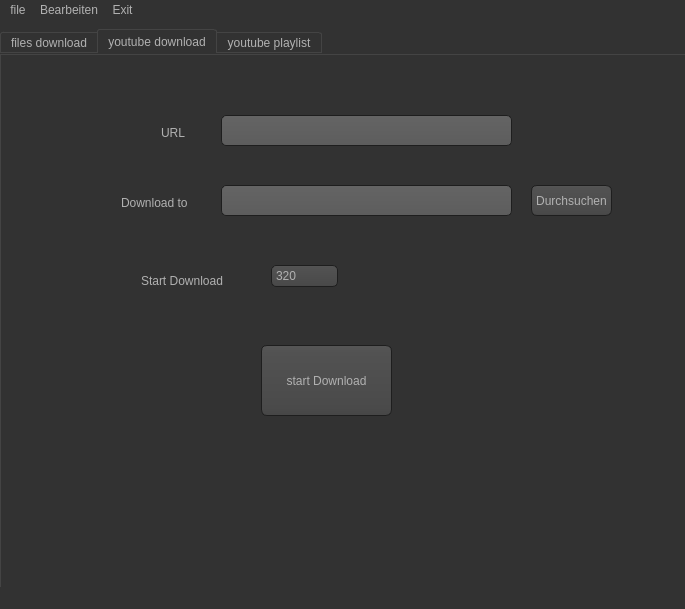
<?xml version="1.0" encoding="UTF-8"?>
<ui version="4.0">
 <class>MainWindow</class>
 <widget class="QMainWindow" name="MainWindow">
  <property name="enabled">
   <bool>true</bool>
  </property>
  <property name="geometry">
   <rect>
    <x>0</x>
    <y>0</y>
    <width>685</width>
    <height>609</height>
   </rect>
  </property>
  <property name="windowTitle">
   <string>Download Manager</string>
  </property>
  <property name="styleSheet">
   <string notr="true">QToolTip
{
     border: 1px solid black;
     background-color: #ffa02f;
     padding: 1px;
     border-radius: 3px;
     opacity: 100;
}

QWidget
{
    color: #b1b1b1;
    background-color: #323232;
}

QTreeView, QListView
{
    background-color: silver;
    margin-left: 5px;
}

QWidget:item:hover
{
    background-color: QLinearGradient( x1: 0, y1: 0, x2: 0, y2: 1, stop: 0 #ffa02f, stop: 1 #ca0619);
    color: #000000;
}

QWidget:item:selected
{
    background-color: QLinearGradient( x1: 0, y1: 0, x2: 0, y2: 1, stop: 0 #ffa02f, stop: 1 #d7801a);
}

QMenuBar::item
{
    background: transparent;
}

QMenuBar::item:selected
{
    background: transparent;
    border: 1px solid #ffaa00;
}

QMenuBar::item:pressed
{
    background: #444;
    border: 1px solid #000;
    background-color: QLinearGradient(
        x1:0, y1:0,
        x2:0, y2:1,
        stop:1 #212121,
        stop:0.4 #343434/*,
        stop:0.2 #343434,
        stop:0.1 #ffaa00*/
    );
    margin-bottom:-1px;
    padding-bottom:1px;
}

QMenu
{
    border: 1px solid #000;
}

QMenu::item
{
    padding: 2px 20px 2px 20px;
}

QMenu::item:selected
{
    color: #000000;
}

QWidget:disabled
{
    color: #808080;
    background-color: #323232;
}

QAbstractItemView
{
    background-color: QLinearGradient( x1: 0, y1: 0, x2: 0, y2: 1, stop: 0 #4d4d4d, stop: 0.1 #646464, stop: 1 #5d5d5d);
}

QWidget:focus
{
    /*border: 1px solid darkgray;*/
}

QLineEdit
{
    background-color: QLinearGradient( x1: 0, y1: 0, x2: 0, y2: 1, stop: 0 #4d4d4d, stop: 0 #646464, stop: 1 #5d5d5d);
    padding: 1px;
    border-style: solid;
    border: 1px solid #1e1e1e;
    border-radius: 5;
}

QPushButton
{
    color: #b1b1b1;
    background-color: QLinearGradient( x1: 0, y1: 0, x2: 0, y2: 1, stop: 0 #565656, stop: 0.1 #525252, stop: 0.5 #4e4e4e, stop: 0.9 #4a4a4a, stop: 1 #464646);
    border-width: 1px;
    border-color: #1e1e1e;
    border-style: solid;
    border-radius: 6;
    padding: 3px;
    font-size: 12px;
    padding-left: 5px;
    padding-right: 5px;
    min-width: 40px;
}

QPushButton:pressed
{
    background-color: QLinearGradient( x1: 0, y1: 0, x2: 0, y2: 1, stop: 0 #2d2d2d, stop: 0.1 #2b2b2b, stop: 0.5 #292929, stop: 0.9 #282828, stop: 1 #252525);
}

QComboBox
{
    selection-background-color: #ffaa00;
    background-color: QLinearGradient( x1: 0, y1: 0, x2: 0, y2: 1, stop: 0 #565656, stop: 0.1 #525252, stop: 0.5 #4e4e4e, stop: 0.9 #4a4a4a, stop: 1 #464646);
    border-style: solid;
    border: 1px solid #1e1e1e;
    border-radius: 5;
}

QComboBox:hover,QPushButton:hover
{
    border: 2px solid QLinearGradient( x1: 0, y1: 0, x2: 0, y2: 1, stop: 0 #ffa02f, stop: 1 #d7801a);
}


QComboBox:on
{
    padding-top: 3px;
    padding-left: 4px;
    background-color: QLinearGradient( x1: 0, y1: 0, x2: 0, y2: 1, stop: 0 #2d2d2d, stop: 0.1 #2b2b2b, stop: 0.5 #292929, stop: 0.9 #282828, stop: 1 #252525);
    selection-background-color: #ffaa00;
}

QComboBox QAbstractItemView
{
    border: 2px solid darkgray;
    selection-background-color: QLinearGradient( x1: 0, y1: 0, x2: 0, y2: 1, stop: 0 #ffa02f, stop: 1 #d7801a);
}

QComboBox::drop-down
{
     subcontrol-origin: padding;
     subcontrol-position: top right;
     width: 15px;

     border-left-width: 0px;
     border-left-color: darkgray;
     border-left-style: solid; /* just a single line */
     border-top-right-radius: 3px; /* same radius as the QComboBox */
     border-bottom-right-radius: 3px;
 }

QComboBox::down-arrow
{
     image: url(:/dark_orange/img/down_arrow.png);
}

QGroupBox
{
    border: 1px solid darkgray;
    margin-top: 10px;
}

QGroupBox:focus
{
    border: 1px solid darkgray;
}

QTextEdit:focus
{
    border: 1px solid darkgray;
}

QScrollBar:horizontal {
     border: 1px solid #222222;
     background: QLinearGradient( x1: 0, y1: 0, x2: 0, y2: 1, stop: 0.0 #121212, stop: 0.2 #282828, stop: 1 #484848);
     height: 7px;
     margin: 0px 16px 0 16px;
}

QScrollBar::handle:horizontal
{
      background: QLinearGradient( x1: 0, y1: 0, x2: 1, y2: 0, stop: 0 #ffa02f, stop: 0.5 #d7801a, stop: 1 #ffa02f);
      min-height: 20px;
      border-radius: 2px;
}

QScrollBar::add-line:horizontal {
      border: 1px solid #1b1b19;
      border-radius: 2px;
      background: QLinearGradient( x1: 0, y1: 0, x2: 1, y2: 0, stop: 0 #ffa02f, stop: 1 #d7801a);
      width: 14px;
      subcontrol-position: right;
      subcontrol-origin: margin;
}

QScrollBar::sub-line:horizontal {
      border: 1px solid #1b1b19;
      border-radius: 2px;
      background: QLinearGradient( x1: 0, y1: 0, x2: 1, y2: 0, stop: 0 #ffa02f, stop: 1 #d7801a);
      width: 14px;
     subcontrol-position: left;
     subcontrol-origin: margin;
}

QScrollBar::right-arrow:horizontal, QScrollBar::left-arrow:horizontal
{
      border: 1px solid black;
      width: 1px;
      height: 1px;
      background: white;
}

QScrollBar::add-page:horizontal, QScrollBar::sub-page:horizontal
{
      background: none;
}

QScrollBar:vertical
{
      background: QLinearGradient( x1: 0, y1: 0, x2: 1, y2: 0, stop: 0.0 #121212, stop: 0.2 #282828, stop: 1 #484848);
      width: 7px;
      margin: 16px 0 16px 0;
      border: 1px solid #222222;
}

QScrollBar::handle:vertical
{
      background: QLinearGradient( x1: 0, y1: 0, x2: 0, y2: 1, stop: 0 #ffa02f, stop: 0.5 #d7801a, stop: 1 #ffa02f);
      min-height: 20px;
      border-radius: 2px;
}

QScrollBar::add-line:vertical
{
      border: 1px solid #1b1b19;
      border-radius: 2px;
      background: QLinearGradient( x1: 0, y1: 0, x2: 0, y2: 1, stop: 0 #ffa02f, stop: 1 #d7801a);
      height: 14px;
      subcontrol-position: bottom;
      subcontrol-origin: margin;
}

QScrollBar::sub-line:vertical
{
      border: 1px solid #1b1b19;
      border-radius: 2px;
      background: QLinearGradient( x1: 0, y1: 0, x2: 0, y2: 1, stop: 0 #d7801a, stop: 1 #ffa02f);
      height: 14px;
      subcontrol-position: top;
      subcontrol-origin: margin;
}

QScrollBar::up-arrow:vertical, QScrollBar::down-arrow:vertical
{
      border: 1px solid black;
      width: 1px;
      height: 1px;
      background: white;
}


QScrollBar::add-page:vertical, QScrollBar::sub-page:vertical
{
      background: none;
}

QTextEdit
{
    background-color: #242424;
}

QPlainTextEdit
{
    background-color: #242424;
}

QHeaderView::section
{
    background-color: QLinearGradient(x1:0, y1:0, x2:0, y2:1, stop:0 #616161, stop: 0.5 #505050, stop: 0.6 #434343, stop:1 #656565);
    color: white;
    padding-left: 4px;
    border: 1px solid #6c6c6c;
}

QCheckBox:disabled
{
color: #414141;
}

QDockWidget::title
{
    text-align: center;
    spacing: 3px; /* spacing between items in the tool bar */
    background-color: QLinearGradient(x1:0, y1:0, x2:0, y2:1, stop:0 #323232, stop: 0.5 #242424, stop:1 #323232);
}

QDockWidget::close-button, QDockWidget::float-button
{
    text-align: center;
    spacing: 1px; /* spacing between items in the tool bar */
    background-color: QLinearGradient(x1:0, y1:0, x2:0, y2:1, stop:0 #323232, stop: 0.5 #242424, stop:1 #323232);
}

QDockWidget::close-button:hover, QDockWidget::float-button:hover
{
    background: #242424;
}

QDockWidget::close-button:pressed, QDockWidget::float-button:pressed
{
    padding: 1px -1px -1px 1px;
}

QMainWindow::separator
{
    background-color: QLinearGradient(x1:0, y1:0, x2:0, y2:1, stop:0 #161616, stop: 0.5 #151515, stop: 0.6 #212121, stop:1 #343434);
    color: white;
    padding-left: 4px;
    border: 1px solid #4c4c4c;
    spacing: 3px; /* spacing between items in the tool bar */
}

QMainWindow::separator:hover
{

    background-color: QLinearGradient(x1:0, y1:0, x2:0, y2:1, stop:0 #d7801a, stop:0.5 #b56c17 stop:1 #ffa02f);
    color: white;
    padding-left: 4px;
    border: 1px solid #6c6c6c;
    spacing: 3px; /* spacing between items in the tool bar */
}

QToolBar::handle
{
     spacing: 3px; /* spacing between items in the tool bar */
     background: url(:/dark_orange/img/handle.png);
}

QMenu::separator
{
    height: 2px;
    background-color: QLinearGradient(x1:0, y1:0, x2:0, y2:1, stop:0 #161616, stop: 0.5 #151515, stop: 0.6 #212121, stop:1 #343434);
    color: white;
    padding-left: 4px;
    margin-left: 10px;
    margin-right: 5px;
}

QProgressBar
{
    border: 2px solid grey;
    border-radius: 5px;
    text-align: center;
}

QProgressBar::chunk
{
    background-color: #d7801a;
    width: 2.15px;
    margin: 0.5px;
}

QTabBar::tab {
    color: #b1b1b1;
    border: 1px solid #444;
    border-bottom-style: none;
    background-color: #323232;
    padding-left: 10px;
    padding-right: 10px;
    padding-top: 3px;
    padding-bottom: 2px;
    margin-right: -1px;
}

QTabWidget::pane {
    border: 1px solid #444;
    top: 1px;
}

QTabBar::tab:last
{
    margin-right: 0; /* the last selected tab has nothing to overlap with on the right */
    border-top-right-radius: 3px;
}

QTabBar::tab:first:!selected
{
 margin-left: 0px; /* the last selected tab has nothing to overlap with on the right */


    border-top-left-radius: 3px;
}

QTabBar::tab:!selected
{
    color: #b1b1b1;
    border-bottom-style: solid;
    margin-top: 3px;
    background-color: QLinearGradient(x1:0, y1:0, x2:0, y2:1, stop:1 #212121, stop:.4 #343434);
}

QTabBar::tab:selected
{
    border-top-left-radius: 3px;
    border-top-right-radius: 3px;
    margin-bottom: 0px;
}

QTabBar::tab:!selected:hover
{
    /*border-top: 2px solid #ffaa00;
    padding-bottom: 3px;*/
    border-top-left-radius: 3px;
    border-top-right-radius: 3px;
    background-color: QLinearGradient(x1:0, y1:0, x2:0, y2:1, stop:1 #212121, stop:0.4 #343434, stop:0.2 #343434, stop:0.1 #ffaa00);
}

QRadioButton::indicator:checked, QRadioButton::indicator:unchecked{
    color: #b1b1b1;
    background-color: #323232;
    border: 1px solid #b1b1b1;
    border-radius: 6px;
}

QRadioButton::indicator:checked
{
    background-color: qradialgradient(
        cx: 0.5, cy: 0.5,
        fx: 0.5, fy: 0.5,
        radius: 1.0,
        stop: 0.25 #ffaa00,
        stop: 0.3 #323232
    );
}

QCheckBox::indicator{
    color: #b1b1b1;
    background-color: #323232;
    border: 1px solid #b1b1b1;
    width: 9px;
    height: 9px;
}

QRadioButton::indicator
{
    border-radius: 6px;
}

QRadioButton::indicator:hover, QCheckBox::indicator:hover
{
    border: 1px solid #ffaa00;
}

QCheckBox::indicator:checked
{
    image:url(:/dark_orange/img/checkbox.png);
}

QCheckBox::indicator:disabled, QRadioButton::indicator:disabled
{
    border: 1px solid #444;
}


QSlider::groove:horizontal {
    border: 1px solid #3A3939;
    height: 8px;
    background: #201F1F;
    margin: 2px 0;
    border-radius: 2px;
}

QSlider::handle:horizontal {
    background: QLinearGradient( x1: 0, y1: 0, x2: 0, y2: 1,
      stop: 0.0 silver, stop: 0.2 #a8a8a8, stop: 1 #727272);
    border: 1px solid #3A3939;
    width: 14px;
    height: 14px;
    margin: -4px 0;
    border-radius: 2px;
}

QSlider::groove:vertical {
    border: 1px solid #3A3939;
    width: 8px;
    background: #201F1F;
    margin: 0 0px;
    border-radius: 2px;
}

QSlider::handle:vertical {
    background: QLinearGradient( x1: 0, y1: 0, x2: 0, y2: 1, stop: 0.0 silver,
      stop: 0.2 #a8a8a8, stop: 1 #727272);
    border: 1px solid #3A3939;
    width: 14px;
    height: 14px;
    margin: 0 -4px;
    border-radius: 2px;
}

QAbstractSpinBox {
    padding-top: 2px;
    padding-bottom: 2px;
    border: 1px solid darkgray;

    border-radius: 2px;
    min-width: 50px;
}</string>
  </property>
  <property name="windowFilePath">
   <string/>
  </property>
  <property name="iconSize">
   <size>
    <width>0</width>
    <height>24</height>
   </size>
  </property>
  <property name="toolButtonStyle">
   <enum>Qt::ToolButtonTextUnderIcon</enum>
  </property>
  <widget class="QWidget" name="centralwidget">
   <widget class="QTabWidget" name="tabWidget">
    <property name="geometry">
     <rect>
      <x>0</x>
      <y>10</y>
      <width>691</width>
      <height>601</height>
     </rect>
    </property>
    <property name="currentIndex">
     <number>1</number>
    </property>
    <widget class="QWidget" name="tab_1">
     <attribute name="title">
      <string>files download</string>
     </attribute>
     <widget class="QLabel" name="label_3">
      <property name="geometry">
       <rect>
        <x>240</x>
        <y>180</y>
        <width>61</width>
        <height>16</height>
       </rect>
      </property>
      <property name="text">
       <string>Resolution</string>
      </property>
     </widget>
     <widget class="QLabel" name="label_5">
      <property name="geometry">
       <rect>
        <x>180</x>
        <y>310</y>
        <width>49</width>
        <height>16</height>
       </rect>
      </property>
      <property name="text">
       <string>Playlist</string>
      </property>
     </widget>
     <widget class="QPushButton" name="pushButton">
      <property name="geometry">
       <rect>
        <x>460</x>
        <y>110</y>
        <width>81</width>
        <height>31</height>
       </rect>
      </property>
      <property name="text">
       <string>Durchsuchen</string>
      </property>
     </widget>
     <widget class="QLabel" name="label_6">
      <property name="geometry">
       <rect>
        <x>540</x>
        <y>310</y>
        <width>49</width>
        <height>16</height>
       </rect>
      </property>
      <property name="text">
       <string>Video</string>
      </property>
     </widget>
     <widget class="QLCDNumber" name="lcdNumber_2">
      <property name="geometry">
       <rect>
        <x>450</x>
        <y>300</y>
        <width>64</width>
        <height>31</height>
       </rect>
      </property>
     </widget>
     <widget class="QLabel" name="label_2">
      <property name="geometry">
       <rect>
        <x>60</x>
        <y>120</y>
        <width>81</width>
        <height>16</height>
       </rect>
      </property>
      <property name="text">
       <string>Download to</string>
      </property>
     </widget>
     <widget class="QLCDNumber" name="lcdNumber">
      <property name="geometry">
       <rect>
        <x>240</x>
        <y>300</y>
        <width>64</width>
        <height>31</height>
       </rect>
      </property>
     </widget>
     <widget class="QPushButton" name="pushButton_2">
      <property name="geometry">
       <rect>
        <x>160</x>
        <y>370</y>
        <width>331</width>
        <height>51</height>
       </rect>
      </property>
      <property name="toolTip">
       <string>&lt;html&gt;&lt;head/&gt;&lt;body&gt;&lt;p&gt;Druck um das Video herunterzuladen&lt;/p&gt;&lt;/body&gt;&lt;/html&gt;</string>
      </property>
      <property name="text">
       <string>Download</string>
      </property>
     </widget>
     <widget class="QLabel" name="label_4">
      <property name="geometry">
       <rect>
        <x>70</x>
        <y>240</y>
        <width>61</width>
        <height>20</height>
       </rect>
      </property>
      <property name="text">
       <string>Progress</string>
      </property>
     </widget>
     <widget class="QProgressBar" name="progressBar">
      <property name="geometry">
       <rect>
        <x>170</x>
        <y>240</y>
        <width>411</width>
        <height>16</height>
       </rect>
      </property>
      <property name="cursor">
       <cursorShape>BusyCursor</cursorShape>
      </property>
      <property name="value">
       <number>0</number>
      </property>
     </widget>
     <widget class="QLabel" name="label">
      <property name="geometry">
       <rect>
        <x>80</x>
        <y>50</y>
        <width>49</width>
        <height>16</height>
       </rect>
      </property>
      <property name="text">
       <string>URL</string>
      </property>
     </widget>
     <widget class="QLineEdit" name="lineEdit">
      <property name="geometry">
       <rect>
        <x>150</x>
        <y>40</y>
        <width>291</width>
        <height>31</height>
       </rect>
      </property>
     </widget>
     <widget class="QLineEdit" name="lineEdit_2">
      <property name="geometry">
       <rect>
        <x>150</x>
        <y>110</y>
        <width>291</width>
        <height>31</height>
       </rect>
      </property>
     </widget>
     <widget class="QComboBox" name="comboBox">
      <property name="geometry">
       <rect>
        <x>320</x>
        <y>170</y>
        <width>67</width>
        <height>31</height>
       </rect>
      </property>
      <item>
       <property name="text">
        <string>320</string>
       </property>
      </item>
      <item>
       <property name="text">
        <string>480</string>
       </property>
      </item>
      <item>
       <property name="text">
        <string>760</string>
       </property>
      </item>
      <item>
       <property name="text">
        <string>1024</string>
       </property>
      </item>
     </widget>
    </widget>
    <widget class="QWidget" name="tab_2">
     <attribute name="title">
      <string>youtube download</string>
     </attribute>
     <widget class="QLineEdit" name="lineEdit_3">
      <property name="geometry">
       <rect>
        <x>220</x>
        <y>60</y>
        <width>291</width>
        <height>31</height>
       </rect>
      </property>
     </widget>
     <widget class="QLabel" name="label_7">
      <property name="geometry">
       <rect>
        <x>160</x>
        <y>70</y>
        <width>49</width>
        <height>16</height>
       </rect>
      </property>
      <property name="text">
       <string>URL</string>
      </property>
     </widget>
     <widget class="QLineEdit" name="lineEdit_4">
      <property name="geometry">
       <rect>
        <x>220</x>
        <y>130</y>
        <width>291</width>
        <height>31</height>
       </rect>
      </property>
     </widget>
     <widget class="QLabel" name="label_8">
      <property name="geometry">
       <rect>
        <x>120</x>
        <y>140</y>
        <width>81</width>
        <height>16</height>
       </rect>
      </property>
      <property name="text">
       <string>Download to</string>
      </property>
     </widget>
     <widget class="QPushButton" name="pushButton_3">
      <property name="geometry">
       <rect>
        <x>530</x>
        <y>130</y>
        <width>81</width>
        <height>31</height>
       </rect>
      </property>
      <property name="text">
       <string>Durchsuchen</string>
      </property>
     </widget>
     <widget class="QPushButton" name="pushButton_4">
      <property name="geometry">
       <rect>
        <x>260</x>
        <y>290</y>
        <width>131</width>
        <height>71</height>
       </rect>
      </property>
      <property name="text">
       <string>start Download</string>
      </property>
     </widget>
     <widget class="QComboBox" name="comboBox_2">
      <property name="geometry">
       <rect>
        <x>270</x>
        <y>210</y>
        <width>67</width>
        <height>22</height>
       </rect>
      </property>
      <item>
       <property name="text">
        <string>320</string>
       </property>
      </item>
      <item>
       <property name="text">
        <string>640</string>
       </property>
      </item>
      <item>
       <property name="text">
        <string>760</string>
       </property>
      </item>
      <item>
       <property name="text">
        <string>1024</string>
       </property>
      </item>
     </widget>
     <widget class="QLabel" name="label_9">
      <property name="geometry">
       <rect>
        <x>140</x>
        <y>210</y>
        <width>111</width>
        <height>31</height>
       </rect>
      </property>
      <property name="text">
       <string>Start Download</string>
      </property>
     </widget>
    </widget>
    <widget class="QWidget" name="tab">
     <attribute name="title">
      <string>youtube playlist</string>
     </attribute>
    </widget>
   </widget>
  </widget>
  <widget class="QMenuBar" name="menubar">
   <property name="geometry">
    <rect>
     <x>0</x>
     <y>0</y>
     <width>685</width>
     <height>22</height>
    </rect>
   </property>
   <widget class="QMenu" name="menufile">
    <property name="title">
     <string>file</string>
    </property>
    <addaction name="actionDatei"/>
   </widget>
   <widget class="QMenu" name="menuBearbeiten">
    <property name="title">
     <string>Bearbeiten</string>
    </property>
   </widget>
   <widget class="QMenu" name="menuExit">
    <property name="title">
     <string>Exit</string>
    </property>
   </widget>
   <addaction name="menufile"/>
   <addaction name="menuBearbeiten"/>
   <addaction name="menuExit"/>
  </widget>
  <widget class="QStatusBar" name="statusbar"/>
  <action name="actionDatei">
   <property name="text">
    <string>Datei</string>
   </property>
  </action>
 </widget>
 <resources/>
 <connections/>
</ui>
